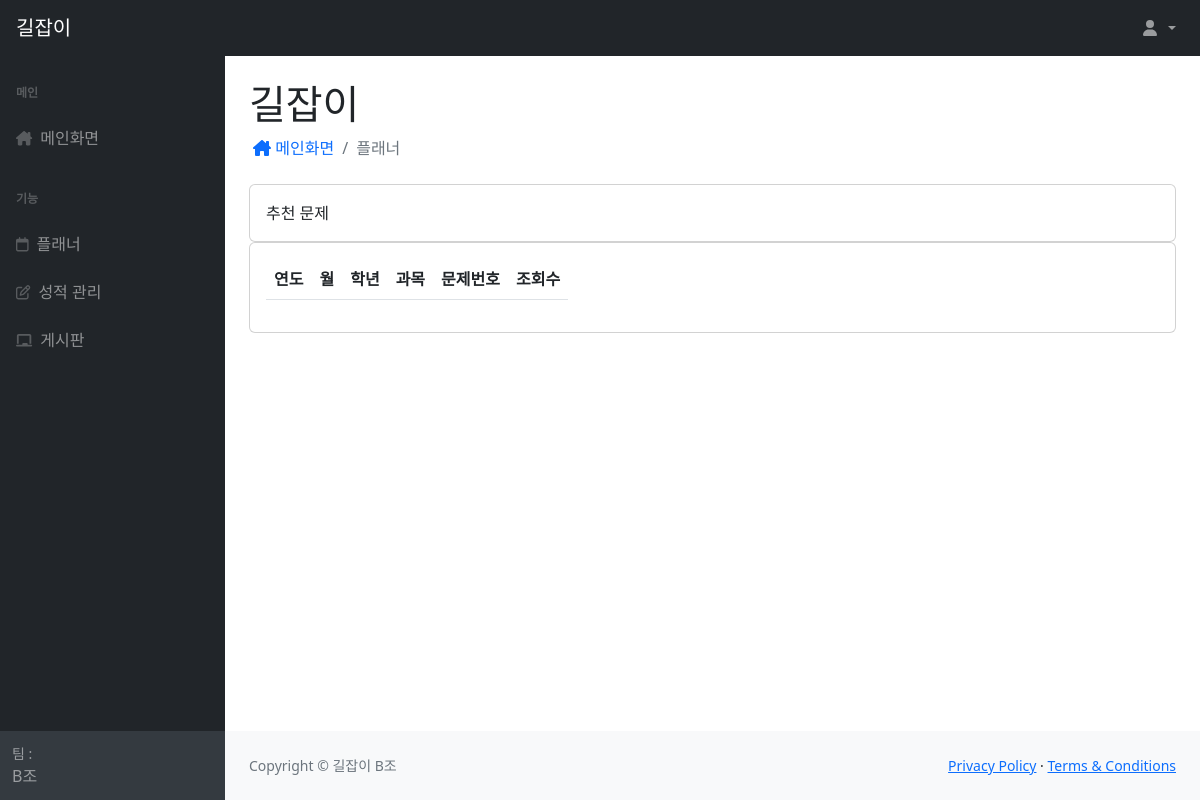
Page /board on the earlier database version.
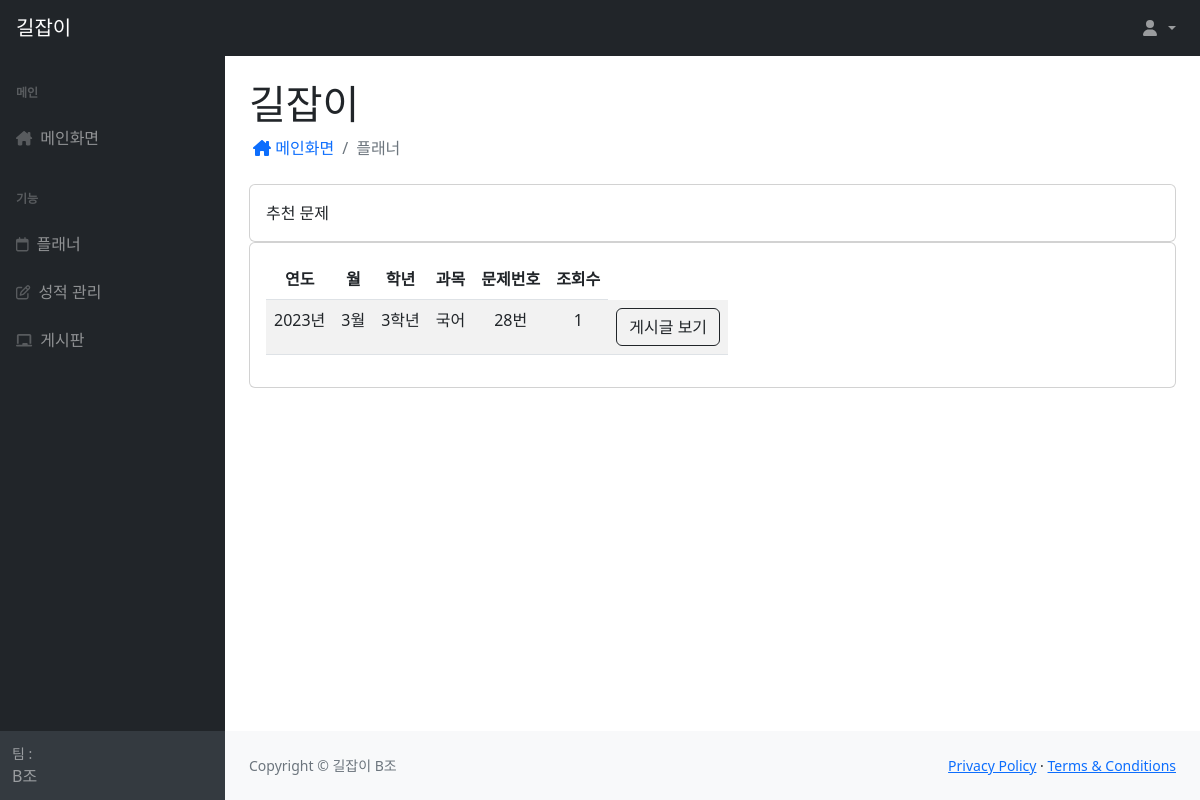
Same page on the later database version.
### db_model/models.py (models this page shows)
class Boards(db.Model):
    board_id = db.Column(db.Integer, primary_key = True)
    user_id = db.Column(db.String(20), db.ForeignKey('user.id'))
    title = db.Column(db.String(50), nullable = False)
    content = db.Column(db.Text)
    upload_date = db.Column(db.DateTime, default=datetime.utcnow())
    update_date = db.Column(db.DateTime, default=datetime.utcnow())
    views = db.Column(db.Integer, default = 0)
    comments = db.relationship('Comments', backref='board')
    replys = db.relationship('Replys', backref='board')

### guide_view/guide.py (the view)
@guide_view.route('/board')
def board():
    posts = Boards.query.all()
    print(posts)
    return render_template('layout-board.html', posts=posts)

### templates/layout-board.html
{% extends 'index.html'%} {% block content %}
<main>
  <div class="container-fluid px-4">
    <h1 class="mt-4">길잡이</h1>
    <ol class="breadcrumb mb-4">
      <li class="breadcrumb-item">
        &nbsp;<a href="/" style="text-decoration: none"
          ><i class="fa-solid fa-house-chimney"></i>&nbsp;메인화면</a
        >
      </li>
      <li class="breadcrumb-item active">플래너</li>
    </ol>
    <div class="card">
      <div class="card-body">{{"추천 문제"}}</div>
    </div>
    <div class="card">
      <div class="card-body text-center">
        <table class="table table-striped w-auto" id="board">
          <thead>
            <tr>
              <th>연도</th>
              <th>월</th>
              <th>학년</th>
              <th>과목</th>
              <th>문제번호</th>
              <th>조회수</th>
            </tr>
          </thead>
          <tbody>
            {% for item in posts %} {% set title_list = item.title.split() %} {%
            set year = title_list[0] %} {% set month = title_list[1] %} {% set
            school_year = title_list[2] %} {% set subject = title_list[3] %} {%
            set num = title_list[4] %}
            <tr>
              <td>{{ year }}</td>
              <td>{{ month }}</td>
              <td>{{ school_year }}</td>
              <td>{{ subject }}</td>
              <td>{{ num }}</td>
              <td>{{ item.views }}</td>
              <td>
                <a
                  href="/board/view/{{ item.board_id }}"
                  class="btn btn-outline-dark"
                >
                  게시글 보기
                </a>
              </td>
            </tr>
            {% endfor %}
          </tbody>
        </table>
      </div>
    </div>
  </div>
</main>
{% endblock %}

### templates/index.html (shortened to what this page needs)
<!DOCTYPE html>
<html lang="en">
  <head>
    <link
      href="https://cdn.jsdelivr.net/npm/simple-datatables@7.1.2/dist/style.min.css"
      rel="stylesheet"/>
    <link href="/static/styles.css" rel="stylesheet"/>
  </head>
  <body class="sb-nav-fixed">
    <nav class="sb-topnav navbar navbar-expand navbar-dark bg-dark">
      <a class="navbar-brand ps-3" href="/">길잡이</a>
      <ul class="navbar-nav ms-auto me-0 me-md-3 my-2 my-md-0">
        <li class="nav-item dropdown">
          <a
            class="nav-link dropdown-toggle"
            id="navbarDropdown"
            href="#"
            role="button"
            data-bs-toggle="dropdown"
            aria-expanded="false">
            <i class="fas fa-user fa-fw"></i>
          </a>
        </li>
      </ul>
    </nav>
    <div id="layoutSidenav">
      <div id="layoutSidenav_nav">
        <nav class="sb-sidenav accordion sb-sidenav-dark" id="sidenavAccordion">
          <div class="sb-sidenav-menu">
            <div class="nav">
              <div class="sb-sidenav-menu-heading">메인</div>
              <a class="nav-link" href="/">
                <div class="sb-nav-link-icon">
                  <i class="fa-solid fa-house-chimney"></i>
                </div>
                메인화면
              </a>
              <div class="sb-sidenav-menu-heading">기능</div>
              <a class="nav-link" href="/planner">
                <div class="sb-nav-link-icon">
                  <i class="fa-regular fa-calendar"></i>
                </div>
                플래너
              </a>
              <a class="nav-link" href="/grades">
                <div class="sb-nav-link-icon">
                  <i class="fa-regular fa-pen-to-square"></i>
                </div>
                성적 관리
              </a>
              <a class="nav-link" href="/board">
                <div class="sb-nav-link-icon">
                  <i class="fa-solid fa-chalkboard"></i>
                </div>
                게시판
              </a>
            </div>
          </div>
          <div class="sb-sidenav-footer">
            <div class="small">팀 :</div>
            B조
          </div>
        </nav>
      </div>
      <div id="layoutSidenav_content">
        {% block content %}{% endblock %}
        <footer class="py-4 bg-light mt-auto">
          <div class="container-fluid px-4">
            <div class="d-flex align-items-center justify-content-between small">
              <div class="text-muted">Copyright &copy; 길잡이 B조</div>
              <div>
                <a href="#">Privacy Policy</a>
                &middot;
                <a href="#">Terms &amp; Conditions</a>
              </div>
            </div>
          </div>
        </footer>
      </div>
    </div>
  </body>
</html>

Differences in the rows shown:
added Boards: year "2023년", month "3월", school_year "3학년", subject "국어", num "28번", views "1"
